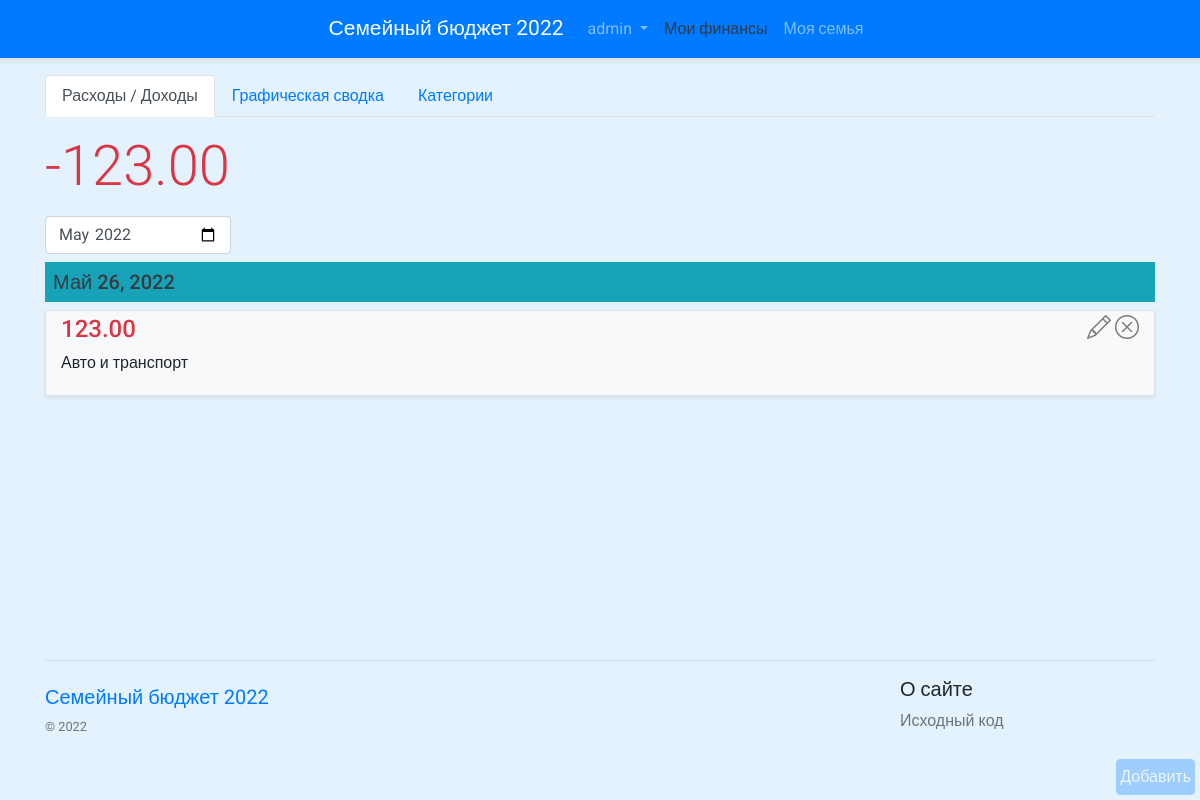
The page /operation/ (signed in) on the database its author committed.
### budget/models.py (models this page shows, shortened)
class Operation(models.Model):
    value = models.DecimalField(max_digits=10, decimal_places=2, verbose_name="Сумма")
    date = models.DateField(auto_now_add=True)
    description = models.CharField(max_length=128, verbose_name="Описание", blank=True, null=True)
    category = models.ForeignKey(Category, on_delete=models.CASCADE, verbose_name="Категория",
                                 related_name='operations', null=True, blank=True)
    user = models.ForeignKey(User, on_delete=models.CASCADE, related_name='operations')

class Category(models.Model):
    name = models.CharField(max_length=32, verbose_name="Категория")
    user = models.ForeignKey(User, blank=True, null=True, on_delete=models.CASCADE)
    type_pay = models.PositiveSmallIntegerField(choices=((0, 'Расход'), (1, 'Доход')), default=0)

### budget/views.py (the view)
# urls.py: path('operation/', OperationListView.as_view(), name='b-list-operation'),
class OperationListView(LoginRequiredMixin, MonthArchiveView):
    login_url = reverse_lazy('a-login')
    model = Operation
    template_name = 'budget/list_operation.html'
    context_object_name = 'list_operation'
    date_field = 'date'
    month_format = '%m'
    allow_empty = True
    def get_month(self):
        try:
            month = super().get_month()
        except Http404:
            month = datetime.datetime.now().strftime(self.get_month_format())
        return month
    def get_year(self):
        try:
            year = super().get_year()
        except Http404:
            year = datetime.datetime.now().strftime(self.get_year_format())
        return year
    def get_queryset(self):
        queryset = super().get_queryset()
        return queryset.filter(user_id=self.request.user.id).order_by('-date', '-id')
    def get_context_data(self, *args, **kwargs):
        context = super().get_context_data(*args, **kwargs)
        total = self.object_list.filter(category__type_pay=1).aggregate(total=Sum('value'))['total']
        if total is None:
            total = 0
        total_cost = self.object_list.filter(category__type_pay=0).aggregate(total=Sum('value'))['total']
        if total_cost is None:
            total_cost = 0
        total -= total_cost
        context.update({'total': total})
        return context

### budget/context_processors.py (called while the page is built)
def link_of_my_finance(request):
    return {'link_myfinance':
                [reverse_lazy('b-list-operation'),
                 reverse_lazy('b-chart'),
                 reverse_lazy('b-category')]
            }

def link_of_my_family(request):
    return {'link_myfamily':
                [reverse_lazy('b-family'),
                 reverse_lazy('b-family-operation'),
                 reverse_lazy('b-family-chart'),
                 ]
            }

### budget/templatetags/budgettags.py (called while the page is built)
@register.simple_tag(name='form')
def form_finance(*args):
    form = OperationForm()
    return form

### budget/templates/budget/list_operation.html (shortened to what this page needs)
{% extends 'base.html' %}
{% block content %}
{% include 'budget/include/operation_tabs.html' %}
<div id="list-operation">
    <div id="app_category">
        <div class="d-flex">
            <span class="display-4 {% if total > 0%}text-success{% elif total < 0%}text-danger{% endif %} my-3">{{total|floatformat:2}}</span>
        </div>
        <div class="d-flex align-items-center">
            <div class="">
                <input
                type="month"
                value="{{month|date:'Y-m'}}"
                class="form-control"
                onchange="month_change(this.value, '{{request.path}}')">
            </div>
        </div>
        {% for operation in list_operation %}
        {% ifchanged operation.date %}
        <h5 class="bg-info p-2 text-dark my-2">{{operation.date}}</h5>
        {% endifchanged %}
        <div class="shadow-sm mt-2 bg-light div-hover border">
            <div class="container py-1">
                 <button type="button"
                         class="close"
                         data-dismiss="alert"
                         aria-label="Close"
                         v-on:click="delete_operation({{operation.id}}, '{% url 'b-operation-delete' operation.id %}')">
                     <span aria-hidden="true"><i class="bi bi-x-circle red-hover"></i></span>
                 </button>
                <a class="close mr-1" href="{% url 'b-operation-update' operation.id %}">
                     <span aria-hidden="true"><i class="bi bi-pencil"></i></span>
                </a>
                {% if operation.category.type_pay %}
                <h4 class="text-success">{{operation.value}}</h4>
                {% else %}
                <h4 class="text-danger">{{operation.value}}</h4>
                {% endif %}
                <p>{{operation.description|default:operation.category.name}}</p>
            </div>
        </div>
        {% empty %}
            <hr>
            <h3 class="font-weight-light">Операции за выбранный месяц отсутствуют</h3>
        {% endfor %}
    </div>
</div>
{% endblock content%}

### templates/base.html (shortened to what this page needs)
<!doctype html>
<html lang="en">
<head>{% load static %}
    <link rel="stylesheet" href="https://cdn.jsdelivr.net/npm/bootstrap-icons@1.3.0/font/bootstrap-icons.css">
    <link rel="stylesheet" href="https://cdn.jsdelivr.net/npm/bootstrap@4.5.3/dist/css/bootstrap.min.css"
>
    <link rel="stylesheet" href="{% static 'css/style.css' %}">
</head>
<body style="background-color: #e3f2fd;">
<div id="app" class="d-flex flex-column min-vh-100">
    <nav class="navbar navbar-expand-lg navbar-dark bg-primary border-bottom shadow-sm">
        <div class="container-fluid">
                <div class="collapse navbar-collapse justify-content-center" id="navbarsExample08">
                    <a class="navbar-brand" href="/"><span class="logo">Семейный бюджет 2022</span></a>
                    <ul class="navbar-nav">
                        <li class="nav-item dropdown">
                            <a class="nav-link dropdown-toggle"
                               href="#" id="dropdown08"
                               data-toggle="dropdown"
                               aria-haspopup="true"
                               aria-expanded="false">
                                {% if request.user.is_authenticated %}{{request.user}}{% else %}Аккаунт{% endif %}
                            </a>
                        </li>
                        <li class="nav-item">
                            <a class="nav-link {%if request.path in link_myfinance%}text-dark{%endif%}"
                               href="{% url 'b-list-operation' %}">Мои финансы</a>
                        </li>
                        <li class="nav-item">
                            <a class="nav-link {%if request.path in link_myfamily%}text-dark{%endif%}"
                               href="{% url 'b-family' %}">Моя семья</a>
                        </li>
                    </ul>
                </div>
        </div>
    </nav>
    <div class="container mt-3">
        {% block content %}
        {% endblock content %}
    </div>
    {% if request.user.is_authenticated %}
    <a href="#" class="btn btn-primary panel" onclick="open_modal_dialog()">Добавить</a>
    {% endif %}
    <footer class="container py-5 mt-auto">
        <hr>
        <div class="row">
            <div class="col-12 col-md-9">
                <a class="navbar-brand" href="/"><span class="logo-footer">Семейный бюджет 2022</span></a>
                <small class="d-block mb-3 text-muted">&copy; {% now 'Y' %}</small>
            </div>
            <div class="col-6 col-md-3">
                <h5>О сайте</h5>
                <ul class="list-unstyled text-small">
                    <li><a class="text-muted" href="https://github.com/VadimNekrasow/FinanceBudget">Исходный код</a>
                    </li>
                </ul>
            </div>
        </div>
    </footer>
</div>
</body>
</html>

### static/css/style.css (style rules this page uses)
body { font-family: 'Roboto', sans-serif; }
.border { border: 1px solid #f5f5f5; }
.logo { font-family: 'Roboto', sans-serif; font-size: 21px; }
.logo-footer { font-family: ''Roboto', sans-serif; font-size: 11px; }
.panel { position:fixed; bottom:5px; right:5px; margin:0; padding:5px 3px; opacity: 0.3; }

### rows shown on the page
Operation: date "Май 26, 2022", value "123.00", description "Авто и транспорт"

### other values the page prints
{{ request.user }} "admin"
{{ total|floatformat:2 }} "-123.00"
